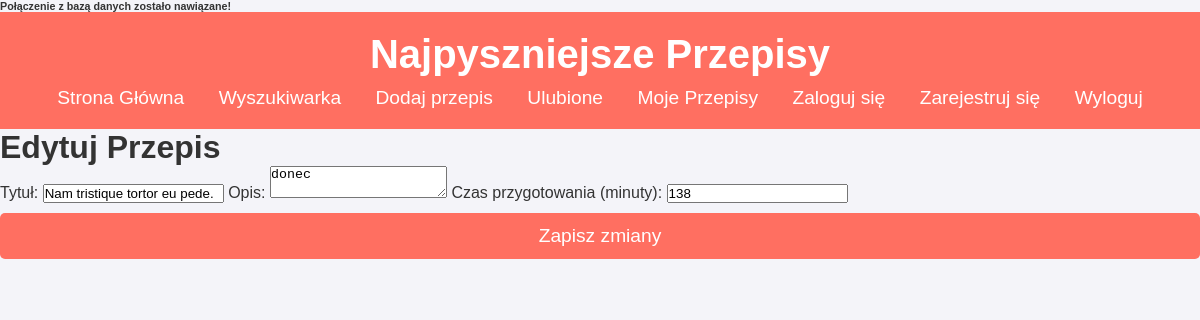
Screenshot of /public/edit_recipe.php?id=55 (signed in) with the database file from the repository.
### tables this page shows
CREATE TABLE `recipes` (
  `recipe_id` int(11) NOT NULL,
  `title` varchar(100) NOT NULL,
  `description` text DEFAULT NULL,
  `instructions` text NOT NULL,
  `servings` int(11) DEFAULT 1,
  `prep_time` int(11) DEFAULT 0,
  `cook_time` int(11) DEFAULT 0,
  `user_id` int(11) DEFAULT NULL,
  `created_at` timestamp NOT NULL DEFAULT current_timestamp(),
  `updated_at` timestamp NOT NULL DEFAULT current_timestamp() ON UPDATE current_timestamp()
);

### public/edit_recipe.php (the view, shortened to what this page needs)
<?php
require_once "../includes/db.php";
if ($_SERVER['REQUEST_METHOD'] === 'GET' && isset($_GET['id'])) {
    $recipeId = $_GET['id'];
    $userId = $_SESSION['user_id'];
    $stmt = $pdo->prepare("SELECT * FROM recipes WHERE recipe_id = :id AND user_id = :user_id");
    $stmt->execute([':id' => $recipeId, ':user_id' => $userId]);
    $recipe = $stmt->fetch();
}
?>
<!DOCTYPE html>
<html lang="pl">
<head>
    <link rel="stylesheet" href="../css/style.css">
</head>
<body>
    <?php require_once "../blocks/header.php"; ?>
    <h1>Edytuj Przepis</h1>
    <form method="POST" action="edit_recipe.php">
        <label for="title">Tytuł:</label>
        <input type="text" id="title" name="title" value="<?= htmlspecialchars($recipe['title']) ?>" required>
        <label for="description">Opis:</label>
        <textarea id="description" name="description" required><?= htmlspecialchars($recipe['description']) ?></textarea>
        <label for="prep_time">Czas przygotowania (minuty):</label>
        <input type="number" id="prep_time" name="prep_time" value="<?= htmlspecialchars($recipe['prep_time']) ?>" required>
        <button type="submit">Zapisz zmiany</button>
    </form>
</body>
</html>

### css/style.css (style rules this page uses)
* { margin: 0; padding: 0; box-sizing: border-box; }
body { font-family: 'Arial', sans-serif; background-color: #f4f4f9; color: #333; }
button { color: white; text-decoration: none; font-size: 1.2em; }
button { background-color: #ff6f61; color: white; border: none; padding: 12px 20px; margin: 10px 0; font-size: 1.2em; cursor: pointer; width: 100%; border-radius: 5px; }

### rows the page displays
recipes: title "Nam tristique tortor eu pede.", description "donec", prep_time "138"
